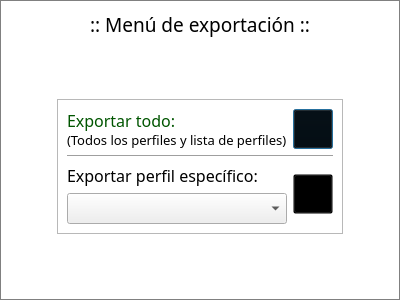
<?xml version="1.0" encoding="UTF-8"?>
<ui version="4.0">
 <class>Exportar</class>
 <widget class="QDialog" name="Exportar">
  <property name="geometry">
   <rect>
    <x>0</x>
    <y>0</y>
    <width>400</width>
    <height>300</height>
   </rect>
  </property>
  <property name="windowTitle">
   <string>Dialog</string>
  </property>
  <property name="styleSheet">
   <string notr="true">#Exportar{
background-color: rgba(255, 255, 255, 75%);
border: 1px solid gray;
color: black;
} </string>
  </property>
  <layout class="QGridLayout" name="gridLayout_4">
   <item row="0" column="1">
    <widget class="QLabel" name="label">
     <property name="font">
      <font>
       <family>Sitka</family>
       <pointsize>14</pointsize>
      </font>
     </property>
     <property name="text">
      <string>&lt;html&gt;&lt;head/&gt;&lt;body&gt;&lt;p align=&quot;center&quot;&gt;:: Menú de exportación ::&lt;/p&gt;&lt;/body&gt;&lt;/html&gt;</string>
     </property>
    </widget>
   </item>
   <item row="1" column="1">
    <spacer name="verticalSpacer">
     <property name="orientation">
      <enum>Qt::Vertical</enum>
     </property>
     <property name="sizeHint" stdset="0">
      <size>
       <width>20</width>
       <height>53</height>
      </size>
     </property>
    </spacer>
   </item>
   <item row="2" column="0">
    <spacer name="horizontalSpacer">
     <property name="orientation">
      <enum>Qt::Horizontal</enum>
     </property>
     <property name="sizeHint" stdset="0">
      <size>
       <width>44</width>
       <height>20</height>
      </size>
     </property>
    </spacer>
   </item>
   <item row="2" column="1">
    <widget class="QFrame" name="frame">
     <property name="frameShape">
      <enum>QFrame::StyledPanel</enum>
     </property>
     <property name="frameShadow">
      <enum>QFrame::Raised</enum>
     </property>
     <layout class="QGridLayout" name="gridLayout_3">
      <item row="0" column="0">
       <layout class="QGridLayout" name="gridLayout">
        <item row="0" column="2">
         <widget class="QPushButton" name="allExport">
          <property name="sizePolicy">
           <sizepolicy hsizetype="Fixed" vsizetype="Fixed">
            <horstretch>0</horstretch>
            <verstretch>0</verstretch>
           </sizepolicy>
          </property>
          <property name="minimumSize">
           <size>
            <width>40</width>
            <height>40</height>
           </size>
          </property>
          <property name="maximumSize">
           <size>
            <width>40</width>
            <height>40</height>
           </size>
          </property>
          <property name="layoutDirection">
           <enum>Qt::LeftToRight</enum>
          </property>
          <property name="styleSheet">
           <string notr="true">QPushButton{
image: url(:/assets/iconos/upload.png);
background: transparent;
}
QPushButton:hover{
	image: url(:/assets/iconos/uploadH.png);
}
QPushButton:pressed{
	image: url(:/assets/iconos/uploadP.png);
}</string>
          </property>
          <property name="text">
           <string/>
          </property>
         </widget>
        </item>
        <item row="0" column="1">
         <widget class="QLabel" name="label_2">
          <property name="font">
           <font>
            <family>Sitka</family>
            <pointsize>12</pointsize>
           </font>
          </property>
          <property name="text">
           <string>&lt;html&gt;&lt;head/&gt;&lt;body&gt;&lt;p&gt;&lt;span style=&quot; color:#005500;&quot;&gt;Exportar todo:&lt;/span&gt;&lt;br/&gt;&lt;span style=&quot; font-size:10pt;&quot;&gt;(Todos los perfiles y lista de perfiles)&lt;/span&gt;&lt;/p&gt;&lt;/body&gt;&lt;/html&gt;</string>
          </property>
         </widget>
        </item>
       </layout>
      </item>
      <item row="1" column="0">
       <widget class="Line" name="line">
        <property name="orientation">
         <enum>Qt::Horizontal</enum>
        </property>
       </widget>
      </item>
      <item row="2" column="0">
       <layout class="QGridLayout" name="gridLayout_2">
        <item row="0" column="0">
         <widget class="QLabel" name="label_3">
          <property name="font">
           <font>
            <family>Sitka</family>
            <pointsize>12</pointsize>
           </font>
          </property>
          <property name="text">
           <string>&lt;html&gt;&lt;head/&gt;&lt;body&gt;&lt;p&gt;Exportar perfil específico:&lt;/p&gt;&lt;/body&gt;&lt;/html&gt;</string>
          </property>
         </widget>
        </item>
        <item row="0" column="1" rowspan="2">
         <widget class="QPushButton" name="profileExport">
          <property name="sizePolicy">
           <sizepolicy hsizetype="Fixed" vsizetype="Fixed">
            <horstretch>0</horstretch>
            <verstretch>0</verstretch>
           </sizepolicy>
          </property>
          <property name="minimumSize">
           <size>
            <width>40</width>
            <height>40</height>
           </size>
          </property>
          <property name="maximumSize">
           <size>
            <width>40</width>
            <height>40</height>
           </size>
          </property>
          <property name="layoutDirection">
           <enum>Qt::LeftToRight</enum>
          </property>
          <property name="styleSheet">
           <string notr="true">QPushButton{
image: url(:/assets/iconos/upload.png);
background: transparent;
}
QPushButton:hover{
	image: url(:/assets/iconos/uploadH.png);
}
QPushButton:pressed{
	image: url(:/assets/iconos/uploadP.png);
}</string>
          </property>
          <property name="text">
           <string/>
          </property>
         </widget>
        </item>
        <item row="1" column="0">
         <widget class="QComboBox" name="comboBox">
          <property name="font">
           <font>
            <family>Sitka</family>
            <pointsize>12</pointsize>
           </font>
          </property>
         </widget>
        </item>
       </layout>
      </item>
     </layout>
    </widget>
   </item>
   <item row="2" column="2">
    <spacer name="horizontalSpacer_2">
     <property name="orientation">
      <enum>Qt::Horizontal</enum>
     </property>
     <property name="sizeHint" stdset="0">
      <size>
       <width>43</width>
       <height>20</height>
      </size>
     </property>
    </spacer>
   </item>
   <item row="3" column="1">
    <spacer name="verticalSpacer_2">
     <property name="orientation">
      <enum>Qt::Vertical</enum>
     </property>
     <property name="sizeHint" stdset="0">
      <size>
       <width>20</width>
       <height>52</height>
      </size>
     </property>
    </spacer>
   </item>
  </layout>
 </widget>
 <resources/>
 <connections/>
</ui>
